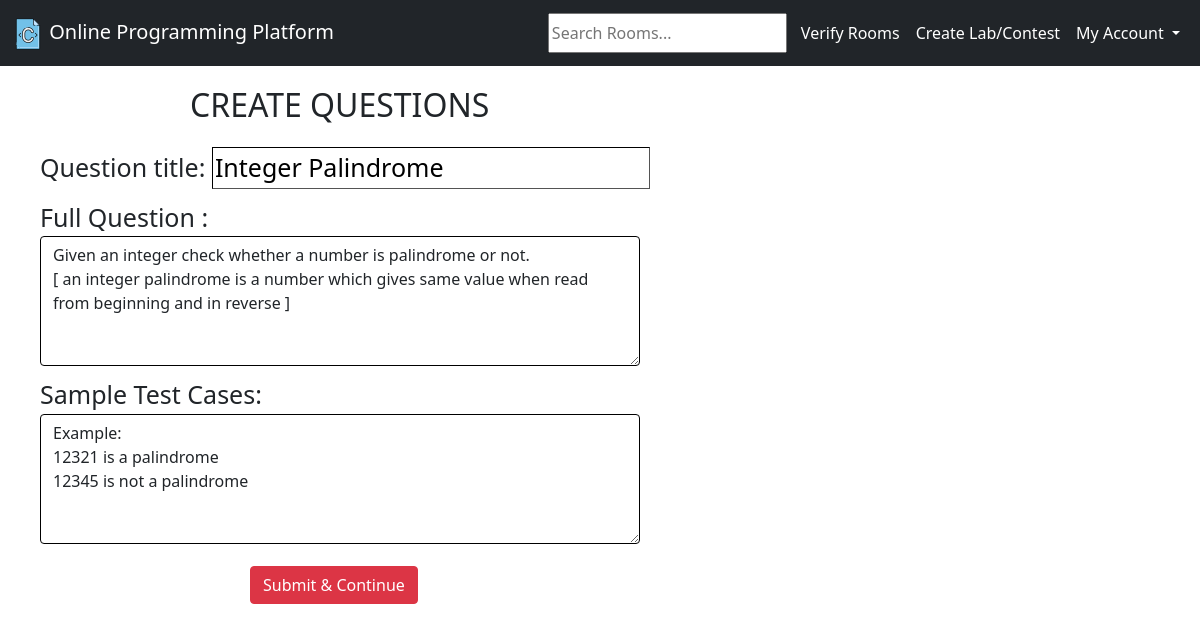
Page /update_question/4/7 (signed in) on the committed database.
### base/models.py (models this page shows, shortened)
class Question(models.Model):
    question_title = models.CharField(max_length=50)
    question_full = models.TextField()
    sample_test_case = models.TextField()
    updated = models.DateTimeField(auto_now=True)
    created = models.DateTimeField(auto_now_add=True)
    room = models.ForeignKey(Room, on_delete=models.CASCADE)

### base/views.py (the view, shortened to what this page needs)
# urls.py: path('update_question/<str:pk>/<str:pk2>', views.updateQuestion, name="updateQuestion"),
@login_required(login_url='login')
def updateQuestion(request, pk, pk2):
    room = Room.objects.get(id=pk)
    question = Question.objects.get(id=pk2)
    if request.user.username not in [room.host.username, 'admin']:
        return HttpResponse("You can't do this ...")
    context = {'question': question}
    return render(request, "question_form2.html", context)

### templates/question_form2.html (shortened to what this page needs)
{% extends 'main.html' %}
{% block content %}
<div style="padding-top:20px; padding-left:40px;font-size:25px" >
    {% if room %}
    <h2 style="padding-left:150px;padding-bottom:15px;"> UPDATE QUESTION </h2>
    {%else%}
    <h2 style="padding-left:150px;padding-bottom:15px;"> CREATE QUESTIONS </h2>
    {%endif%}
    <div>
        <form method="POST" action="">
            <div style="padding-bottom:10px;">
                <label for="">Question title: </label>
                <input type="text" id="questiontitle" name="questiontitle" required
                       value="{{question.question_title}}"
                       style="width:438px; border-width:1px; border-color:black">
            </div>
            <div style="padding-bottom:10px;">
                <label for="">Full Question : </label>
                <textarea class="form-control" placeholder="" id="fullquestion" name="fullquestion"
                          style="height: 130px;width:600px; border-width:1px;
                          border-color:black">{{question.question_full}}</textarea>
            </div>
            <div style="padding-bottom:10px;">
                <label for="">Sample Test Cases: </label>
                <textarea class="form-control" placeholder="" id="testcase" name="testcase"
                          style="height: 130px;width:600px; border-width:1px;
                          border-color:black">{{question.sample_test_case}}</textarea>
            </div>
            <div style="padding-left:210px; padding-top:10px">
                <button class="btn btn-danger" type="submit">Submit & Continue</button>
            </div>
        </form>
    </div>
</div>
{% endblock %}

### rows in the picture
Question: questiontitle "Integer Palindrome", fullquestion "Given an integer check whether a number is palindrome or not. [ an integer palindrome is a number which gives same value when read from beginning and in reverse ]", testcase "Example: 12321 is a palindrome 12345 is not a palindrome"
